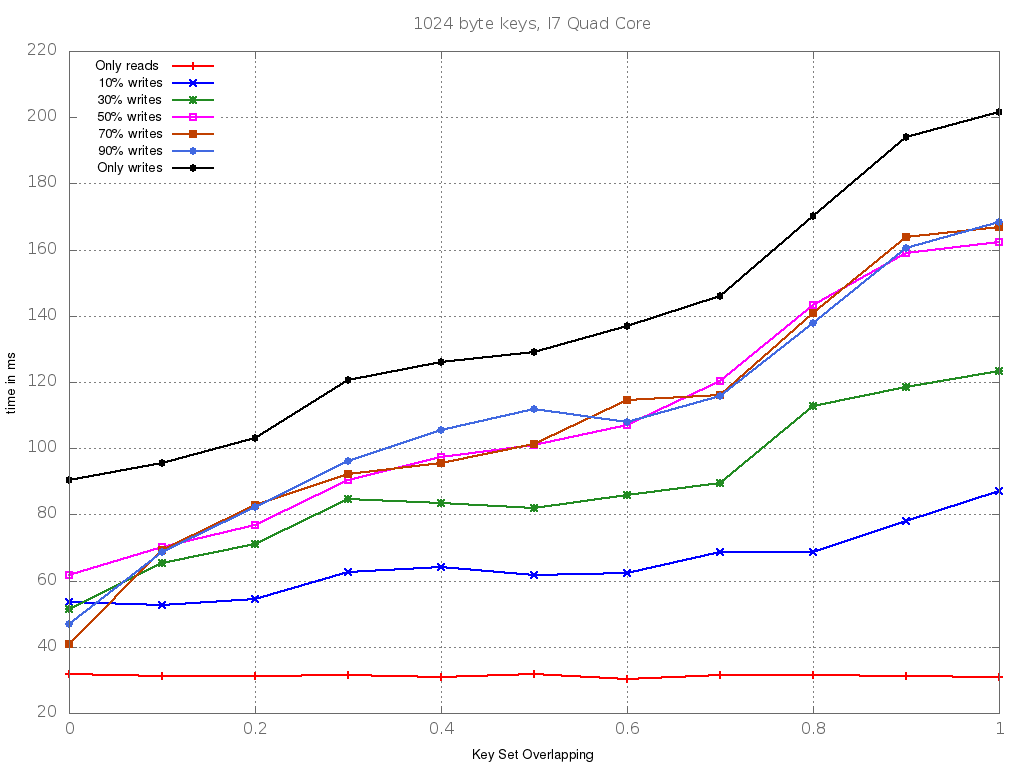

This figure's gnuplot source:
#set style line 1 lt 1 lc rgb "#FF0000" lw 3 # red
set terminal png size 1024,768 font "Helvetica, 10" lw 1
set ylabel font "Helvetica, 10"
set output "combined_graph_1024.png";
set ylabel 'time in ms' font 'Helvetica, 10' textcolor rgb '#000000';
set xlabel 'Key Set Overlapping' font 'Helvetica, 10' textcolor rgb '#000000';
set style line 12 lc rgb '#808080' lt 0 lw 1
set style line 11 lc rgb '#808080' lt 0 lw 1
set grid back ls 11 
set title "1024 byte keys, I7 Quad Core"
set key top left;
set yrange [:];
set xrange [:];
plot '100_1024_16_500000_0_0.0-1.0_100.txt' using ($1):($2*0.000001):($3*0.000001):($4*0.000001) with linespoints ps 1 title 'Only reads ',\
	'100_1024_16_500000_10_0.0-1.0_100.txt' using ($1):($2*0.000001):($3*0.000001):($4*0.000001) with linespoints ps 1 title '10% writes',\
	'100_1024_16_500000_30_0.0-1.0_100.txt' using ($1):($2*0.000001):($3*0.000001):($4*0.000001) with linespoints ps 1 title '30% writes',\
	'100_1024_16_500000_50_0.0-1.0_100.txt' using ($1):($2*0.000001):($3*0.000001):($4*0.000001) with linespoints ps 1 title '50% writes',\
	'100_1024_16_500000_70_0.0-1.0_100.txt' using ($1):($2*0.000001):($3*0.000001):($4*0.000001) with linespoints ps 1 title '70% writes',\
	'100_1024_16_500000_90_0.0-1.0_100.txt' using ($1):($2*0.000001):($3*0.000001):($4*0.000001) with linespoints ps 1 title '90% writes',\
	'100_1024_16_500000_100_0.0-1.0_100.txt' using ($1):($2*0.000001):($3*0.000001):($4*0.000001) with linespoints ps 1 title 'Only writes'
